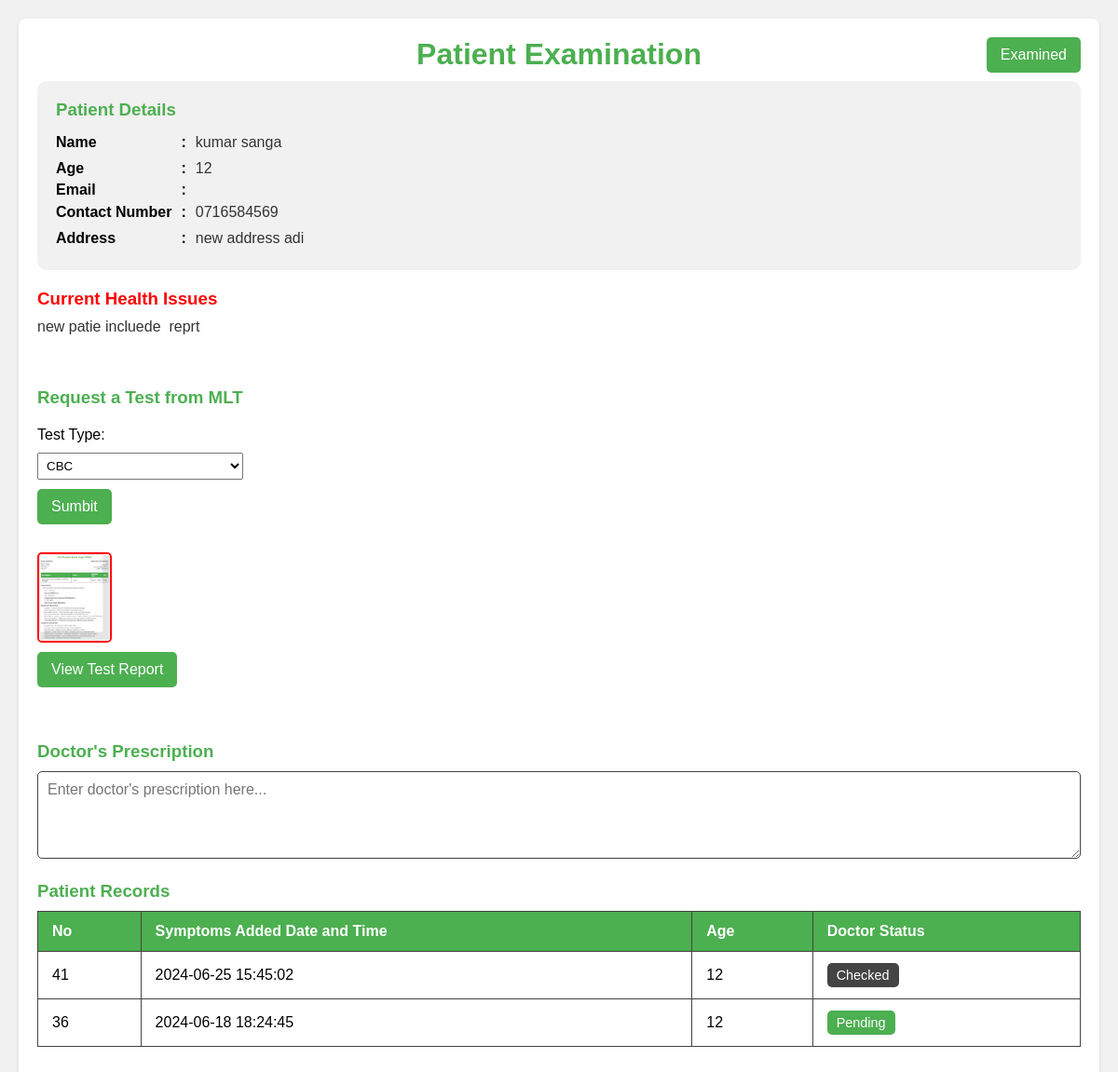
Page /doctor/examine.php?pid=36 on the earlier database version.
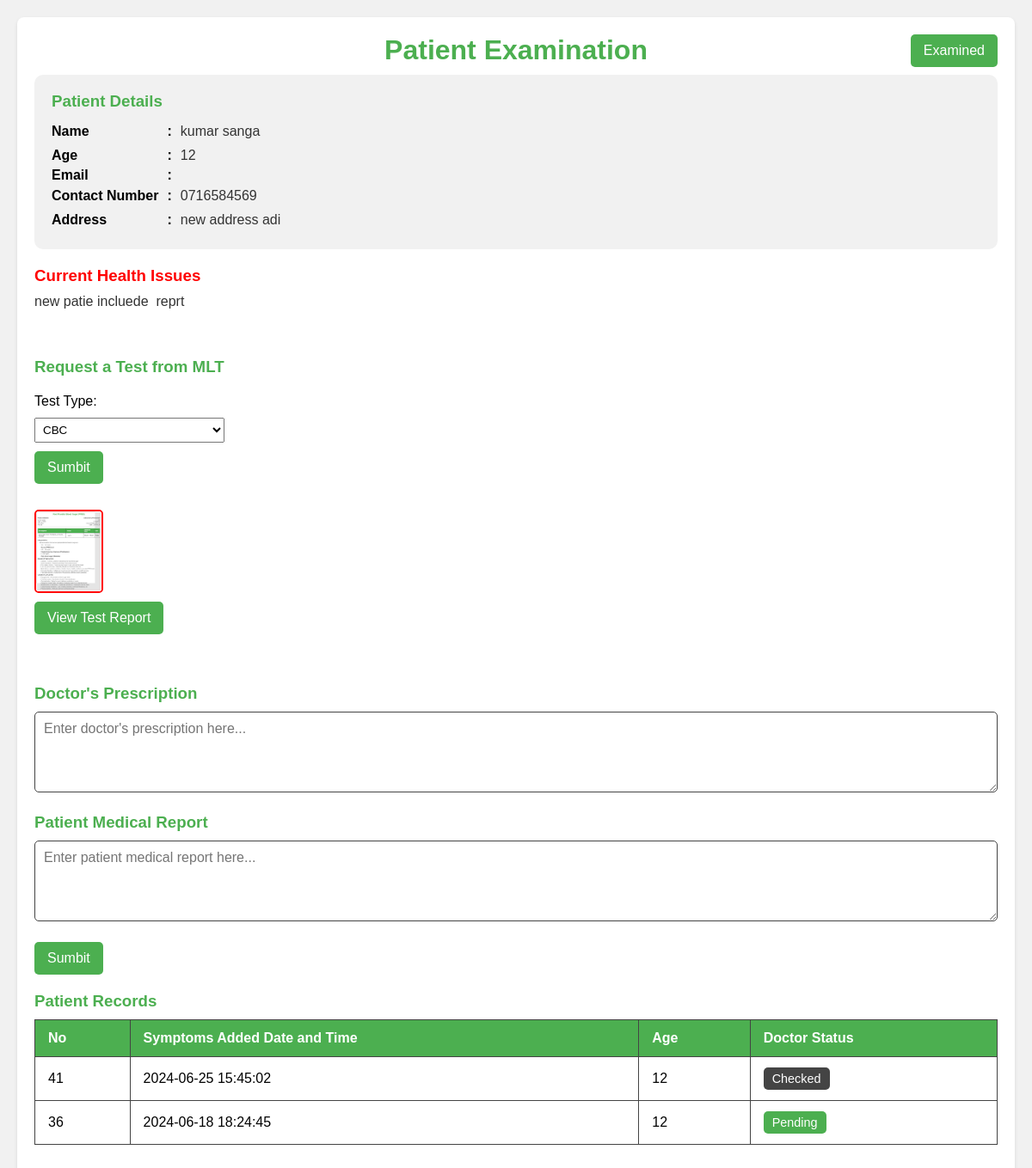
Same page on the later database version.
### tables this page shows
CREATE TABLE IF NOT EXISTS `patients_details` (
  `id` int NOT NULL AUTO_INCREMENT,
  `patients_id` int DEFAULT NULL,
  `age` int DEFAULT NULL,
  `reception_id` varchar(50) DEFAULT NULL,
  `symptoms` text,
  `medical_report` text,
  `Prescriptions` text,
  `Prescriptions_date` datetime DEFAULT NULL,
  `doctor_id` varchar(50) DEFAULT NULL,
  `symptoms_date` datetime DEFAULT NULL,
  `medicine_status` varchar(50) DEFAULT 'pending',
  PRIMARY KEY (`id`),
  KEY `FK_patients_details_register_patients` (`patients_id`),
  KEY `FK_patients_details_register_reception` (`reception_id`),
  KEY `FK_patients_details_registered_doctor` (`doctor_id`),
  CONSTRAINT `FK_patients_details_register_patients` FOREIGN KEY (`patients_id`) REFERENCES `registered_patients` (`p_id`),
  CONSTRAINT `FK_patients_details_register_reception` FOREIGN KEY (`reception_id`) REFERENCES `registered_reception` (`id_num`),
  CONSTRAINT `FK_patients_details_registered_doctor` FOREIGN KEY (`doctor_id`) REFERENCES `registered_doctor` (`id_num`)
);

CREATE TABLE IF NOT EXISTS `registered_patients` (
  `p_id` int NOT NULL AUTO_INCREMENT,
  `name` varchar(50) DEFAULT NULL,
  `mobile` varchar(12) DEFAULT NULL,
  `email` varchar(50) DEFAULT NULL,
  `id_num` varchar(20) DEFAULT NULL,
  `address` text,
  `age` int DEFAULT NULL,
  `register_date` datetime DEFAULT NULL,
  `reception_id` varchar(50) DEFAULT NULL,
  PRIMARY KEY (`p_id`),
  KEY `FK_register_patients_register_reception` (`reception_id`),
  CONSTRAINT `FK_register_patients_register_reception` FOREIGN KEY (`reception_id`) REFERENCES `registered_reception` (`id_num`)
);

CREATE TABLE IF NOT EXISTS `bloodtest` (
  `id` int NOT NULL AUTO_INCREMENT,
  `patientDetails_id` int DEFAULT NULL,
  `reportName` varchar(150) DEFAULT NULL,
  `test_type` varchar(50) DEFAULT NULL,
  `issued_Date` datetime DEFAULT NULL,
  `mlt_id` varchar(50) DEFAULT NULL,
  PRIMARY KEY (`id`),
  KEY `FK_bloodtest_patients_details` (`patientDetails_id`),
  CONSTRAINT `FK_bloodtest_patients_details` FOREIGN KEY (`patientDetails_id`) REFERENCES `patients_details` (`id`)
);

### connection.php (called while the page is built, shortened)
<?php
class Database
{
    public static $connection;
    public static function SetUpConnection()
    {
        if (!isset(Database::$connection)) {
            Database::$connection = new mysqli("localhost", "root", "Chalithac*#3031", "healthcare", "3306");
        }
    }
    public static function search($q)
    {
        return Database::$connection->query($q);
    }
}

### doctor/examine.php (the view, shortened to what this page needs)
<!DOCTYPE html>
<html lang="en">
<head>
    <link rel="stylesheet" href="../assets/css/common.css">
</head>
<body>
    <?php
    require_once "../connection.php";
    $pid = $_GET["pid"];
    $patiientResultSet = Database::search("SELECT `registered_patients`.`p_id` AS `p_id`,`patients_details`.`medical_report` AS `mediReport`,`patients_details`.`id` AS `pdi`,`patients_details`.`age` AS `age`, `registered_patients`.`name` AS `name`, `registered_patients`.`email` AS `email`,
     `registered_patients`.`mobile` AS `mobile`, `registered_patients`.`address` AS `address`, `patients_details`.`symptoms` AS `symptoms`, `patients_details`.`Prescriptions` AS `prescriptions`
      FROM `registered_patients` INNER JOIN `patients_details` ON `registered_patients`.`p_id` =`patients_details`.`patients_id`  WHERE `patients_details`.`id` = '" . $pid . "'");
    $numRows = $patiientResultSet->num_rows;
    if ($numRows == 1) {
        $pDetaila = $patiientResultSet->fetch_assoc();
    ?>
        <div class="container">
            <div class="container-header">
                <h1>Patient Examination</h1>
                <button onclick="examined(<?php echo $pDetaila['pdi'] ?>)" id="examined-btn" class="examined-btn">Examined</button>
            </div>
            <div class="patient-details">
                <h3>Patient Details</h3>
                <div class="detail-grid">
                    <strong>Name</strong>
                    <strong>:</strong>
                    <p><?php echo $pDetaila["name"] ?></p>
                    <strong>Age</strong>
                    <strong>:</strong>
                    <p><?php echo $pDetaila["age"] ?></p>
                    <strong>Email</strong>
                    <strong>:</strong>
                    <strong>Contact Number</strong>
                    <strong>:</strong>
                    <p><?php echo $pDetaila["mobile"] ?></p>
                    <strong>Address</strong>
                    <strong>:</strong>
                    <p><?php echo $pDetaila["address"] ?></p>
                </div>
            </div>
            <div class="health-issues">
                <h3 style="color: red;">Current Health Issues</h3>
                <p style="white-space:pre-wrap;"><?php echo $pDetaila["symptoms"] ?></p>
            </div>
            <br />
            <br />
            <?php
            if ($pDetaila['prescriptions'] == '') {
            ?>
            <div class="req-test">
                <h3>Request a Test from MLT</h3>
                <label for="test">Test Type:</label>
                <select name="test" id="test">
                    <option value="cbc">CBC</option>
                </select>
                <button onclick="mltBloodRequest(<?php echo $pid ?>);" class="submit-records">Sumbit</button>
                <?php
                $mltBloodResultSet = Database::search("SELECT * FROM `bloodtest` WHERE `patientDetails_id` = '" . $pid . "'  ORDER BY `id` DESC LIMIT 1");
                $mltBloodRow = $mltBloodResultSet->num_rows;
                if ($mltBloodRow == 1) {
                    $mltBloodData = $mltBloodResultSet->fetch_assoc();
                    if ($mltBloodData['reportName'] != '' || $mltBloodData['reportName'] != null) {
                ?>
                        <img id="myImg" src="../MLT/images/<?php echo $mltBloodData['reportName'] ?>" alt="Medical Report" style="width:50%;max-width:80px;border: 2px solid red;">
                        <button onclick="openReportImage()" class="submit-records">View Test Report</button>
                <?php
                    }
                }
                ?>
            </div>
            <br />
            <?php
            }
            if ($pDetaila['prescriptions'] == '') {
            ?>
                <div class="doctor-prescription">
                    <h3>Doctor's Prescription</h3>
                    <textarea style="white-space: pre-line;" id="prescription" rows="4" placeholder="Enter doctor's prescription here..."></textarea>
                </div>
                <?php
                if ($pDetaila['mediReport'] == 'yes') {
                ?>
                    <div class="medical-report">
                        <h3>Patient Medical Report</h3>
                        <textarea style="white-space: pre-line;" id="medicalReport" rows="4" placeholder="Enter patient medical report here..."></textarea>
                    </div>
                    <button onclick="submitPrescription('<?php echo $pDetaila['pdi'] ?>','yes')" class="submit-records">Sumbit</button>
            <?php
                }
            }
            ?>
            <div class="symptoms-table-container">
                <h3>Patient Records</h3>
                <table id="symptomsTable">
                    <thead>
                        <tr>
                            <th>No</th>
                            <th>Symptoms Added Date and Time</th>
                            <th>Age</th>
                            <th>Doctor Status</th>
                        </tr>
                    </thead>
                    <tbody>
                        <?php
                        $patientDetailsResultSet = Database::search("SELECT * FROM `patients_details` WHERE `patients_id` = '" . $pDetaila['p_id'] . "' ORDER BY `id` DESC");
                        $patientDetailsCount = $patientDetailsResultSet->num_rows;
                        if ($patientDetailsCount > 0) {
                            while ($patientDetailsResult = $patientDetailsResultSet->fetch_assoc()) {
                                $recordId = $patientDetailsResult["id"];
                        ?>
                                <tr onclick="showPopup('details-popup-<?php echo $recordId; ?>')">
                                    <td><?php echo $recordId; ?></td>
                                    <td><?php echo $patientDetailsResult["symptoms_date"]; ?></td>
                                    <td><?php echo $patientDetailsResult["age"]; ?></td>
                                    <?php if (empty($patientDetailsResult["Prescriptions"])) { ?>
                                        <td><button class="status-btn pending">Pending</button></td>
                                    <?php } else { ?>
                                        <td><button class="status-btn checked">Checked</button></td>
                                    <?php } ?>
                                </tr>
                        <?php
                            }
                        }
                        ?>
                    </tbody>
                </table>
            </div>
        </div>
    <?php
    }
    ?>
</body>
</html>

### assets/css/common.css (style rules this page uses)
:root { --base-color: #4CAF50; --second-base-color: #388E3C; --dark-gray: #333333; --medium-gray: #444444; --error-color: #FF4136; }
* { margin: 0%; padding: 0%; box-sizing: border-box; font-family: Arial, sans-serif; }

### doctor/examine.php (style rules this page uses)
body { font-family: Arial, sans-serif; background-color: #f1f1f1; margin: 0; padding: 20px; }
.container { max-width: 1200px; margin: 0 auto; background-color: #fff; padding: 20px; border-radius: 8px; box-shadow: 0 2px 4px rgba(0, 0, 0, 0.1); }
.container-header { width: 100%; display: flex; align-items: center; position: relative; margin-bottom: 10px; }
.container-header h1 { margin: 0% auto; }
.examined-btn { position: absolute; right: 0%; padding: 10px 15px; background-color: var(--base-color); border: none; border-radius: 5px; color: #FFFFFF; font-size: 1em; cursor: pointer; transition: background-color 0.3s; }
h1 { color: var(--base-color); text-align: center; margin-bottom: 20px; }
.patient-details { background-color: rgb(241, 241, 241); padding: 20px; border-radius: 10px; }
.patient-details, .health-issues, .doctor-prescription, .medical-report, .symptoms-table-container { margin-bottom: 20px; }
h3 { color: var(--base-color); margin-bottom: 10px; }
.patient-details p, .health-issues p { margin: 5px 0; color: var(--dark-gray); }
textarea { width: 100%; white-space: pre-line; max-width: 100%; min-width: 100%; padding: 10px; border: 1px solid var(--medium-gray); border-radius: 5px; font-size: 1em; color: var(--dark-gray); background-color: #FFFFFF; transition: border-color 0.3s; }
.submit-records { margin-bottom: 20px; padding: 10px 15px; background-color: var(--base-color); border: none; border-radius: 5px; color: #FFFFFF; font-size: 1em; cursor: pointer; transition: background-color 0.3s; }
table { width: 100%; border-collapse: collapse; }
th, td { padding: 12px 15px; border: 1px solid var(--medium-gray); text-align: left; }
thead th { background-color: var(--base-color); color: #FFFFFF; }
tbody tr { cursor: pointer; }
.status-btn { padding: 5px 10px; border: none; border-radius: 5px; font-size: 0.9em; cursor: pointer; }
.status-btn.pending { background-color: var(--base-color); color: white; }
.status-btn.checked { background-color: var(--medium-gray); color: white; }
.req-test { display: flex; flex-direction: column; max-width: max-content; gap: 10px; margin-bottom: 20px; }
.req-test select { padding: 5px; }
.req-test .submit-records { width: max-content; }
.detail-grid { display: grid; grid-template-columns: max-content min-content max-content; align-items: first baseline; column-gap: 10px; }
#myImg { border-radius: 5px; cursor: pointer; transition: 0.3s; }

Differences in the rows shown:
changed patients_details "new patie incluede reprt": medical_report "efwefwef" → "yes" (drawn)
Other differences:
text now shown: "Patient Medical Report Sumbit"
